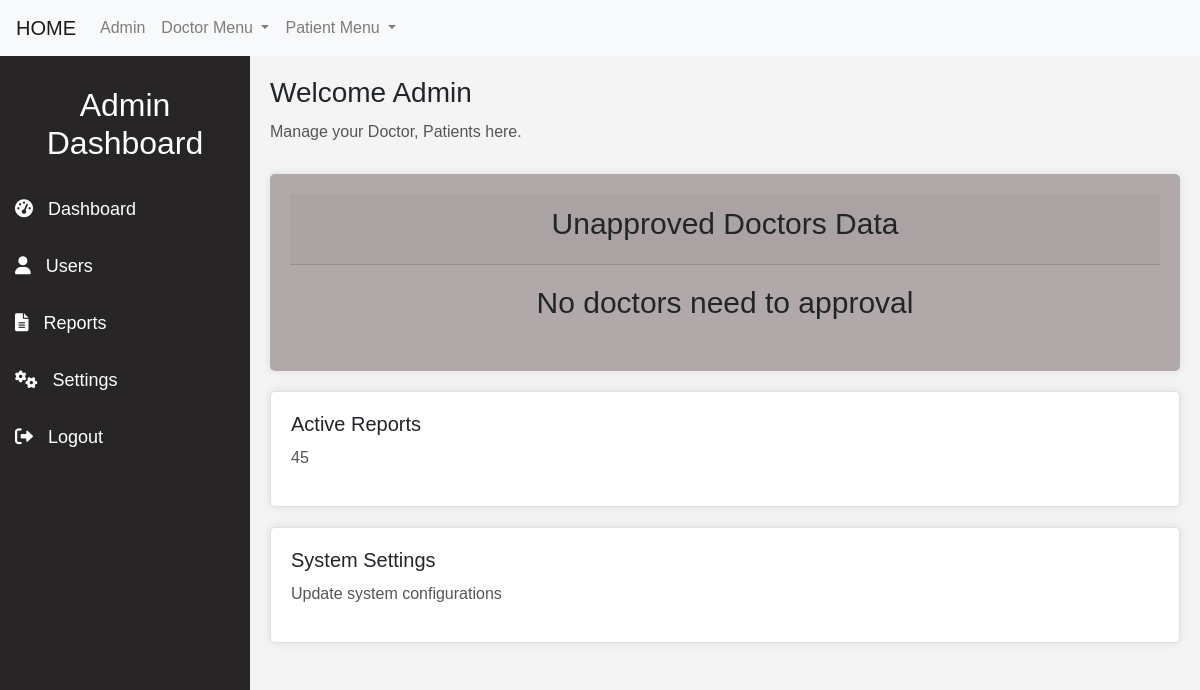
Before: /dashboard/ with the older database file.
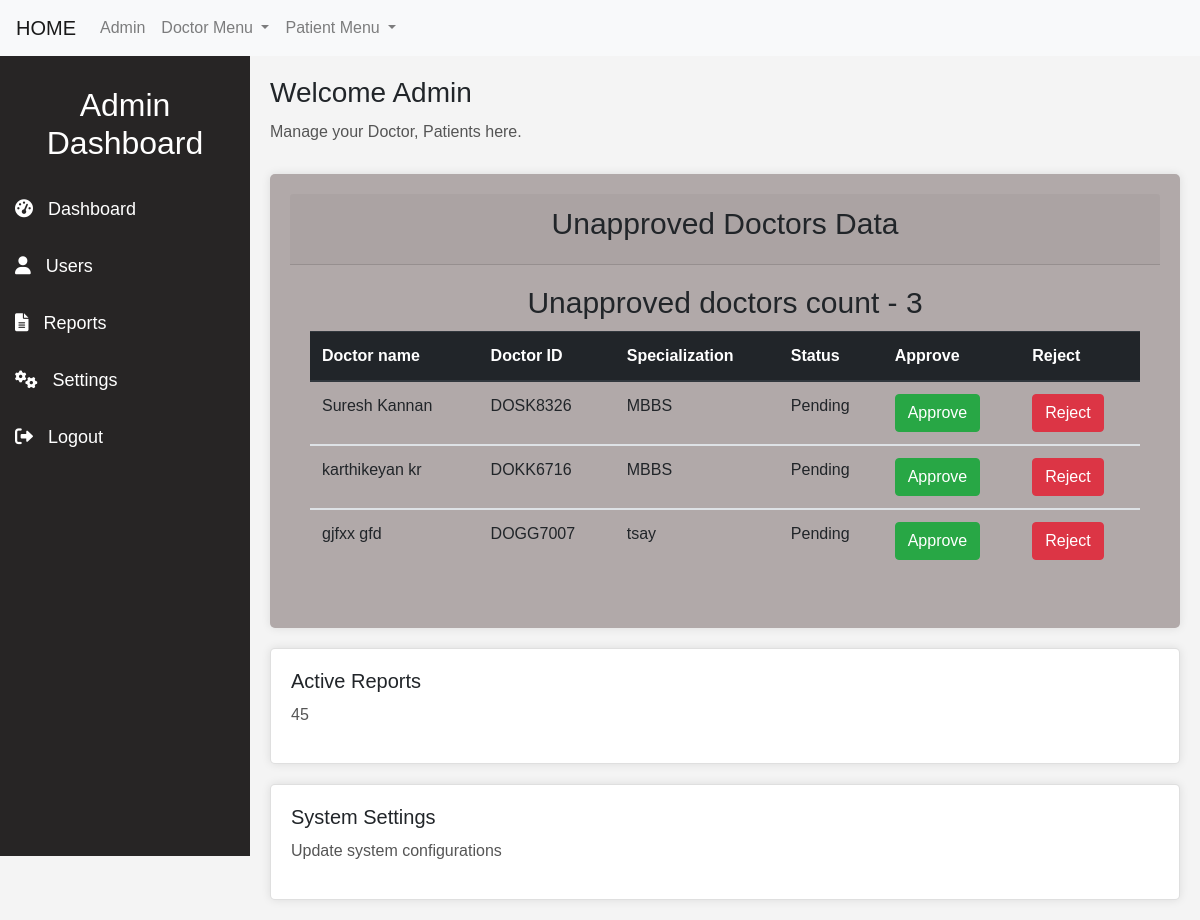
After: the same page with the newer database file.
### hospital/models.py (models this page shows, shortened)
class Doctor(models.Model):
    user = models.OneToOneField(User,on_delete=models.CASCADE)
    first_name = models.CharField(max_length=20)
    last_name = models.CharField(max_length=20)
    username = models.CharField(max_length=20)
    specialization = models.CharField(max_length=40)
    doctor_id = models.CharField(max_length=10,unique=True,blank=True)
    passwd = models.CharField(max_length=50)
    approval = models.BooleanField(default=False)

### hospital/views.py (the view)
# urls.py: path('dashboard/',views.dashboard,name="dashboard"),
def dashboard(request):
    unapproved_doctors = Doctor.objects.filter(approval=False).values()
    unapproved_doctors_count = len(unapproved_doctors)
    if unapproved_doctors_count == 0:
        return render(request,"dashboard.html")
    else:
        print(unapproved_doctors,"data")
        data = {'unapproved_doctors':unapproved_doctors,
                'unapproved_doctors_count':unapproved_doctors_count}
        return render(request,"dashboard.html",context=data)

### hospital/templates/dashboard.html
{% extends 'base.html' %}
{% load static %}
{% block content %}
<link rel="stylesheet" href="{% static 'css/dashboard.css' %}">
<div class="dashboard-container">
    <nav class="sidebar">
        <div class="sidebar-header">
            <h2>Admin Dashboard</h2>
        </div>
        <ul class="sidebar-menu">
            <li><a href="#"><i class="fas fa-tachometer-alt"></i> Dashboard</a></li>
            <li><a href="#"><i class="fas fa-user"></i> Users</a></li>
            <li><a href="#"><i class="fas fa-file-alt"></i> Reports</a></li>
            <li><a href="#"><i class="fas fa-cogs"></i> Settings</a></li>
            <li><a href="#"><i class="fas fa-sign-out-alt"></i> Logout</a></li>
        </ul>
    </nav>
    <div class="main-content">
        <header>
            <h1>Welcome Admin </h1>
            <p>Manage your Doctor, Patients here.</p>
        </header>
        <section class="dashboard-section">
            <div class="card1">
                <div class="card-header">
                    <h1>Unapproved Doctors Data </h1>
                </div>
                <div class="card-body">
                    {% if unapproved_doctors %}
                    <h1>Unapproved doctors count - {{unapproved_doctors_count}}</h1>
                    <div class="table-responsive">
                        <table class="table table-hover">
                            <thead class="thead-dark">
                                <th>Doctor name</th>
                                <th>Doctor ID </th>
                                <th>Specialization</th>
                                <th>Status </th>
                                <th>Approve</th>
                                <th>Reject</th>
                            </thead>
                            <tbody>
                                {% for doctor in unapproved_doctors %}
                                <tr>
                                    <td>{{doctor.first_name}} {{doctor.last_name}}</td>
                                    <td>{{doctor.doctor_id}}</td>
                                    <td>{{doctor.specialization}}</td>
                                    <td>Pending</td>
                                    <td><a href="{% url 'doctor_approve' doctor.doctor_id %}"
                                            class="btn btn-success">Approve</a>
                                    </td>
                                    <td><a href="{% url 'doctor_reject' doctor.doctor_id %}"
                                            class="btn btn-danger">Reject</a>
                                    </td>
                                </tr>
                            </tbody>
                            {% endfor %}
                        </table>
                    </div>
                    {%else%}
                    <div>
                        <h1>No doctors need to approval</h1>
                    </div>
                    {%endif%}
                </div>
            </div>
            <div class="card">
                <h3>Active Reports</h3>
                <p>45</p>
            </div>
            <div class="card">
                <h3>System Settings</h3>
                <p>Update system configurations</p>
            </div>
        </section>
    </div>
</div>
{% endblock %}

### hospital/templates/base.html (shortened to what this page needs)
<!doctype html>
<html lang="en">
<head>
    {% load static %}
    <link rel="stylesheet" href="https://cdn.jsdelivr.net/npm/bootstrap@4.0.0/dist/css/bootstrap.min.css"
>
    <link rel="stylesheet" href="https://cdnjs.cloudflare.com/ajax/libs/font-awesome/6.0.0-beta3/css/all.min.css">
    <link rel="stylesheet" href="{% static 'css/base.css' %}">
</head>
<body>
    {% include "navbar.html" %}
    {% block content %}
    {% endblock content %}
</body>
</html>

### hospital/templates/navbar.html (shortened to what this page needs)
{% block content %}
<nav class="navbar navbar-expand-lg navbar-light bg-light" id="nav">
    <a class="navbar-brand" href="{% url 'home' %}">HOME</a>
    <div class="collapse navbar-collapse" id="navbarNavDropdown">
        <ul class="navbar-nav">
            <li class="nav-item">
                <a class="nav-link" href="{% url 'dashboard' %}">Admin</a>
            </li>
            <li class="nav-item dropdown">
                <a class="nav-link dropdown-toggle" href="#" id="navbarDropdownMenuLink" data-toggle="dropdown"
                    aria-haspopup="true" aria-expanded="false">
                    Doctor Menu
                </a>
            </li>
            <li class="nav-item dropdown">
                <a class="nav-link dropdown-toggle" href="#" id="navbarDropdownMenuLink" data-toggle="dropdown"
                    aria-haspopup="true" aria-expanded="false">
                    Patient Menu
                </a>
            </li>
        </ul>
    </div>
</nav>
{% endblock content %}

### hospital/static/css/base.css (style rules this page uses)
* { margin: 0; padding: 0; box-sizing: border-box; }
body { font-family: Arial, sans-serif; background-color: #f4f4f4; }

### hospital/static/css/dashboard.css (style rules this page uses)
.dashboard-container { display: flex; flex-wrap: wrap; }
.sidebar { width: 250px; height: 100vh; background-color: #272525; color: white; padding-top: 20px; position: fixed; }
.sidebar-header { text-align: center; padding: 10px; font-size: 22px; font-weight: bold; }
.sidebar-menu { list-style: none; padding: 0; }
.sidebar-menu li { padding: 15px; text-align: left; }
.sidebar-menu li a { color: white; text-decoration: none; font-size: 18px; display: block; }
.sidebar-menu li a i { margin-right: 10px; }
.main-content { margin-left: 250px; padding: 20px; width: calc(100% - 250px); background-color: #f4f4f4; }
header { margin-bottom: 30px; }
header h1 { font-size: 28px; margin-bottom: 10px; }
header p { font-size: 16px; color: #555; }
.dashboard-section { display: flex; gap: 20px; flex-wrap: wrap; }
.card { background-color:#fff; padding: 20px; border-radius: 5px; box-shadow: 0 0 10px rgba(0, 0, 0, 0.1); width: 100%; min-width: 300px; }
.card1 { background-color: #b1a9a9; padding: 20px; border-radius: 5px; box-shadow: 0 0 10px rgba(0, 0, 0, 0.1); width: 100%; min-width: 400px; }
.card1 h1 { font-size: 30px; margin-bottom: 10px; text-align: center; }
.card h3 { font-size: 20px; margin-bottom: 10px; }
.card p { font-size: 16px; color: #555; }

Changed rows visible on the page:
added Doctor: first_name "Suresh", last_name "Kannan", doctor_id "DOSK8326", specialization "MBBS"
added Doctor: first_name "karthikeyan", last_name "kr", doctor_id "DOKK6716", specialization "MBBS"
added Doctor: first_name "gjfxx", last_name "gfd", doctor_id "DOGG7007", specialization "tsay"
Other visible differences:
{{ unapproved_doctors_count }}: (not shown) → "3"
text no longer shown: "No doctors need to approval"
text now shown: "Unapproved doctors count - Doctor name Doctor ID Specialization Status Approve Reject"
